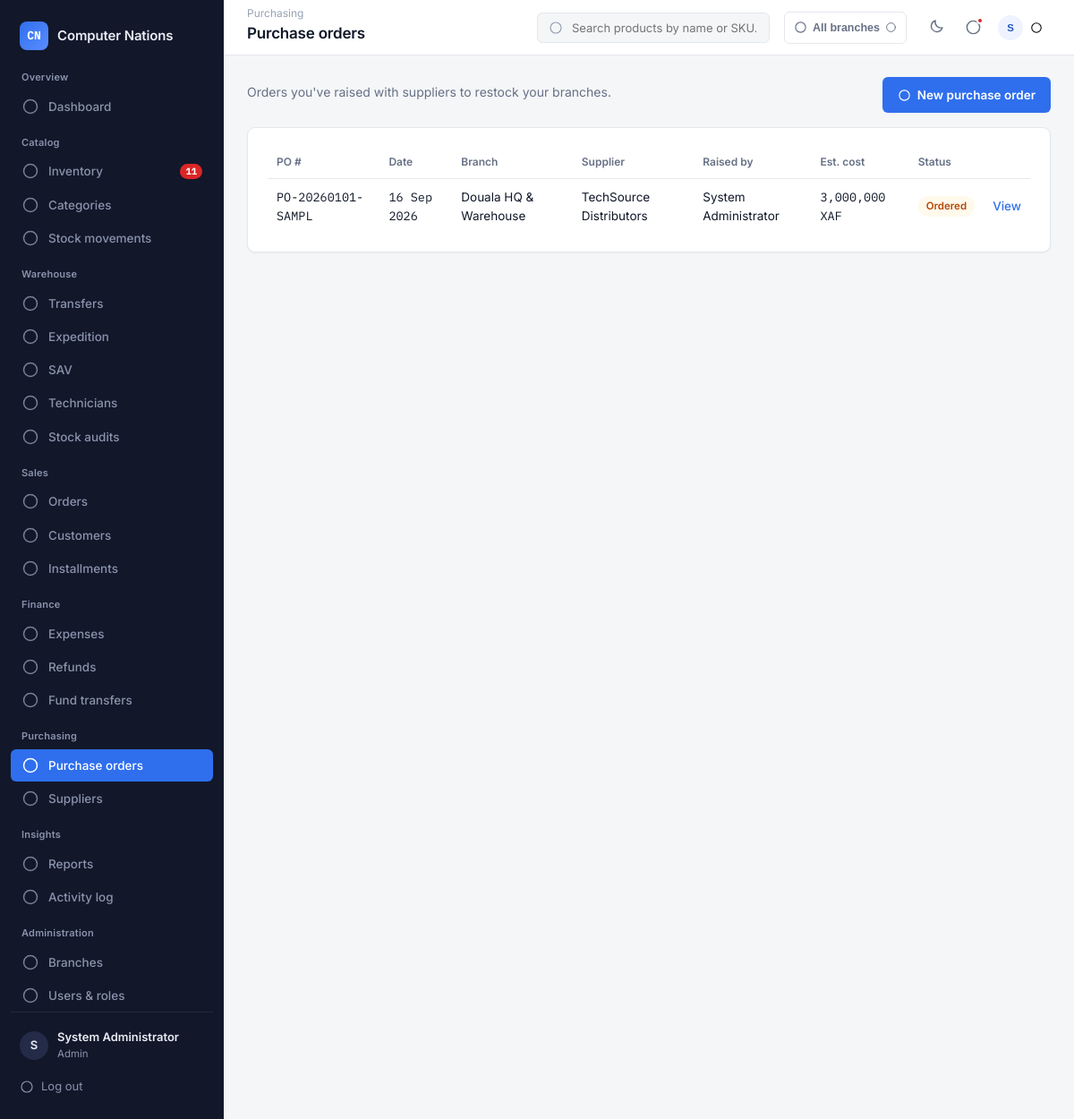
Screenshot of /modules/purchasing/index.php (signed in) with the database file from the repository.
### tables this page shows
CREATE TABLE purchase_orders (
    id INT AUTO_INCREMENT PRIMARY KEY,
    po_number VARCHAR(30) NOT NULL UNIQUE,
    branch_id INT NOT NULL,                 
    supplier_id INT NOT NULL,
    user_id INT NOT NULL,                   
    status ENUM('draft','ordered','partially_received','received','cancelled') NOT NULL DEFAULT 'draft',
    notes VARCHAR(255) DEFAULT NULL,
    received_by INT DEFAULT NULL,           
    cancelled_by INT DEFAULT NULL,
    created_at TIMESTAMP DEFAULT CURRENT_TIMESTAMP,
    received_at DATETIME DEFAULT NULL,
    FOREIGN KEY (branch_id) REFERENCES branches(id),
    FOREIGN KEY (supplier_id) REFERENCES suppliers(id),
    FOREIGN KEY (user_id) REFERENCES users(id)
);

CREATE TABLE users (
    id INT AUTO_INCREMENT PRIMARY KEY,
    full_name VARCHAR(100) NOT NULL,
    username VARCHAR(50) NOT NULL UNIQUE,
    email VARCHAR(120) NOT NULL UNIQUE,
    phone VARCHAR(30) DEFAULT NULL,
    password VARCHAR(255) NOT NULL,         
    role_id INT NOT NULL,
    branch_id INT DEFAULT NULL,
    avatar VARCHAR(255) DEFAULT NULL,
    status ENUM('active','suspended') NOT NULL DEFAULT 'active',
    reset_token_hash VARCHAR(255) DEFAULT NULL,    
    reset_token_expires DATETIME DEFAULT NULL,
    last_login DATETIME DEFAULT NULL,
    created_at TIMESTAMP DEFAULT CURRENT_TIMESTAMP,
    FOREIGN KEY (role_id) REFERENCES roles(id),
    FOREIGN KEY (branch_id) REFERENCES branches(id) ON DELETE SET NULL
);

CREATE TABLE branches (
    id INT AUTO_INCREMENT PRIMARY KEY,
    name VARCHAR(100) NOT NULL,
    town_id INT NOT NULL,
    address VARCHAR(255) DEFAULT NULL,
    phone VARCHAR(30) DEFAULT NULL,
    is_active TINYINT(1) NOT NULL DEFAULT 1,
    created_by INT DEFAULT NULL,
    created_at TIMESTAMP DEFAULT CURRENT_TIMESTAMP,
    FOREIGN KEY (town_id) REFERENCES towns(id)
);

CREATE TABLE suppliers (
    id INT AUTO_INCREMENT PRIMARY KEY,
    name VARCHAR(120) NOT NULL,
    contact_person VARCHAR(100) DEFAULT NULL,
    phone VARCHAR(30) DEFAULT NULL,
    email VARCHAR(120) DEFAULT NULL,
    address VARCHAR(255) DEFAULT NULL,
    created_by INT DEFAULT NULL,
    created_at TIMESTAMP DEFAULT CURRENT_TIMESTAMP
);

### includes/rbac.php (called while the page is built, shortened)
<?php
function hasPermission($slug) {
    return in_array($slug, $_SESSION['permissions'] ?? [], true);
}

### includes/functions.php (called while the page is built, shortened)
<?php
function clean($value) {
    return htmlspecialchars(trim($value ?? ''), ENT_QUOTES, 'UTF-8');
}
function currentUser() {
    return $_SESSION['user'] ?? null;
}
function formatMoney($amount) {
    return number_format((float)$amount, 0) . ' XAF';
}

### includes/branch_context.php (called while the page is built, shortened)
<?php
function userHomeBranchId() {
    return $_SESSION['user']['branch_id'] ?? null;
}
function isMultiBranchUser() {
    return userHomeBranchId() === null;
}
function currentBranchId() {
    return array_key_exists('current_branch_id', $_SESSION) ? $_SESSION['current_branch_id'] : null;
}
function getBranchLabel($branchId, $pdo) {
    static $cache = [];
    if ($branchId === null) return 'All branches';
    return $cache[$branchId];
}

### modules/purchasing/index.php (the view, shortened to what this page needs)
<?php
require_once __DIR__ . '/../../config/config.php';
require_once __DIR__ . '/../../includes/rbac.php';
$pageTitle = 'Purchase orders';
$branchId = currentBranchId();
$sql = "SELECT po.*, s.name AS supplier_name, u.full_name AS staff_name, b.name AS branch_name,
            (SELECT COALESCE(SUM(quantity_ordered * unit_cost),0) FROM purchase_order_items WHERE po_id = po.id) AS total_cost
     FROM purchase_orders po
     JOIN suppliers s ON s.id = po.supplier_id
     JOIN users u ON u.id = po.user_id
     JOIN branches b ON b.id = po.branch_id";
$params = [];
$sql .= " ORDER BY po.created_at DESC";
$stmt = $pdo->prepare($sql);
$stmt->execute($params);
$orders = $stmt->fetchAll();
require_once __DIR__ . '/../../includes/header.php';
?>
<div class="toolbar">
  <p class="muted">Orders you've raised with suppliers to restock <?= $branchId !== null ? clean(getBranchName($branchId, $pdo)) : 'your branches' ?>.</p>
  <?php if (hasPermission('purchasing.create')): ?>
    <a href="create.php" class="btn btn-primary"><?= icon('plus', 15) ?> New purchase order</a>
  <?php endif; ?>
</div>
<section class="panel">
  <?php if ($orders): ?>
  <div class="data-table-wrap">
  <table class="data-table">
    <thead><tr><th>PO #</th><th>Date</th><?= $branchId === null ? '<th>Branch</th>' : '' ?><th>Supplier</th><th>Raised by</th><th>Est. cost</th><th>Status</th><th></th></tr></thead>
    <tbody>
      <?php foreach ($orders as $po): ?>
      <tr>
        <td class="mono"><?= clean($po['po_number']) ?></td>
        <td class="mono"><?= date('d M Y', strtotime($po['created_at'])) ?></td>
        <?= $branchId === null ? '<td>' . clean($po['branch_name']) . '</td>' : '' ?>
        <td><?= clean($po['supplier_name']) ?></td>
        <td><?= clean($po['staff_name']) ?></td>
        <td class="mono"><?= formatMoney($po['total_cost']) ?></td>
        <td><span class="badge badge-<?= clean($po['status']) ?>"><?= clean(str_replace('_', ' ', $po['status'])) ?></span></td>
        <td class="row-actions"><a href="view.php?id=<?= (int)$po['id'] ?>" class="link">View</a></td>
      </tr>
      <?php endforeach; ?>
    </tbody>
  </table>
  </div>
  <?php else: ?>
    <p class="empty-state">No purchase orders yet.</p>
  <?php endif; ?>
</section>
<?php require_once __DIR__ . '/../../includes/footer.php'; ?>

### includes/header.php (shortened to what this page needs)
<?php
require_once __DIR__ . '/icons.php';
$user = currentUser();
$currentDir  = basename(dirname($_SERVER['SCRIPT_NAME']));
$activeBranchId = currentBranchId();
function navActive($dir, $matchDir) {
    return $dir === $matchDir ? 'nav-link active' : 'nav-link';
}
$notifCount = 0;
if (hasPermission('inventory.view')) {
    if ($activeBranchId !== null) {
        $stmt = $pdo->prepare(
            "SELECT p.id, p.name, p.sku, bs.quantity, bs.reorder_level FROM branch_stock bs
             JOIN products p ON p.id = bs.product_id
             WHERE bs.branch_id = ? AND bs.quantity <= bs.reorder_level AND p.status = 'active'
             ORDER BY bs.quantity ASC LIMIT 6"
        );
        $stmt->execute([$activeBranchId]);
        $notifItems = $stmt->fetchAll();
        $countStmt = $pdo->prepare(
            "SELECT COUNT(*) c FROM branch_stock bs JOIN products p ON p.id = bs.product_id
             WHERE bs.branch_id = ? AND bs.quantity <= bs.reorder_level AND p.status = 'active'"
        );
        $countStmt->execute([$activeBranchId]);
        $notifCount = $countStmt->fetch()['c'];
    } else {
        $notifCount = $pdo->query(
            "SELECT COUNT(*) c FROM branch_stock bs JOIN products p ON p.id = bs.product_id
             WHERE bs.quantity <= bs.reorder_level AND p.status = 'active'"
        )->fetch()['c'];
    }
}
?>
<!DOCTYPE html>
<html lang="en">
<head>
<link rel="stylesheet" href="<?= BASE_URL ?>assets/css/style.css">
</head>
<body>
<div class="app-shell">
  <aside class="sidebar" id="sidebar">
    <div class="sidebar-brand">
      <span class="brand-mark">CN</span>
      <span class="brand-name">Computer Nations</span>
    </div>
    <div class="sidebar-scroll">
      <div class="nav-group-label">Overview</div>
      <nav class="sidebar-nav">
        <a href="<?= BASE_URL ?>dashboard/index.php" class="<?= navActive($currentDir, 'dashboard') ?>">
          <?= icon('dashboard') ?> Dashboard
        </a>
      </nav>
      <?php if (hasPermission('inventory.view') || hasPermission('stock.view') || hasPermission('categories.manage')): ?>
      <div class="nav-group-label">Catalog</div>
      <nav class="sidebar-nav">
        <?php if (hasPermission('inventory.view')): ?>
        <a href="<?= BASE_URL ?>modules/inventory/index.php" class="<?= navActive($currentDir, 'inventory') ?>">
          <?= icon('inventory') ?> Inventory
          <?php if ($notifCount > 0): ?><span class="nav-badge"><?= $notifCount ?></span><?php endif; ?>
        </a>
        <?php endif; ?>
        <?php if (hasPermission('categories.manage')): ?>
        <a href="<?= BASE_URL ?>modules/categories/index.php" class="<?= navActive($currentDir, 'categories') ?>">
          <?= icon('categories') ?> Categories
        </a>
        <?php endif; ?>
        <?php if (hasPermission('stock.view')): ?>
        <a href="<?= BASE_URL ?>modules/stock/index.php" class="<?= navActive($currentDir, 'stock') ?>">
          <?= icon('stock') ?> Stock movements
        </a>
        <?php endif; ?>
      </nav>
      <?php endif; ?>
      <?php if (hasPermission('transfers.view') || hasPermission('expeditions.view') || hasPermission('sav.view') || hasPermission('sav.technician') || hasPermission('audit.view')): ?>
      <div class="nav-group-label">Warehouse</div>
      <nav class="sidebar-nav">
        <?php if (hasPermission('transfers.view')): ?>
        <a href="<?= BASE_URL ?>modules/transfers/index.php" class="<?= navActive($currentDir, 'transfers') ?>">
          <?= icon('transfer') ?> Transfers
        </a>
        <?php endif; ?>
        <?php if (hasPermission('expeditions.view')): ?>
        <a href="<?= BASE_URL ?>modules/expeditions/index.php" class="<?= navActive($currentDir, 'expeditions') ?>">
          <?= icon('purchasing') ?> Expedition
        </a>
        <?php endif; ?>
        <?php if (hasPermission('sav.view') || hasPermission('sav.technician')): ?>
        <a href="<?= BASE_URL ?>modules/sav/index.php" class="<?= navActive($currentDir, 'sav') ?>">
          <?= icon('warning') ?> SAV
        </a>
        <?php endif; ?>
        <?php if (hasPermission('sav.manage')): ?>
        <a href="<?= BASE_URL ?>modules/technicians/index.php" class="<?= navActive($currentDir, 'technicians') ?>">
          <?= icon('suppliers') ?> Technicians
        </a>
        <?php endif; ?>
        <?php if (hasPermission('audit.view')): ?>
        <a href="<?= BASE_URL ?>modules/audit/index.php" class="<?= navActive($currentDir, 'audit') ?>">
          <?= icon('reports') ?> Stock audits
        </a>
        <?php endif; ?>
      </nav>
      <?php endif; ?>
      <?php if (hasPermission('orders.view') || hasPermission('customers.view')): ?>
      <div class="nav-group-label">Sales</div>
      <nav class="sidebar-nav">
        <?php if (hasPermission('orders.view')): ?>
        <a href="<?= BASE_URL ?>modules/orders/index.php" class="<?= navActive($currentDir, 'orders') ?>">
          <?= icon('orders') ?> Orders
        </a>
        <?php endif; ?>
        <?php if (hasPermission('customers.view')): ?>
        <a href="<?= BASE_URL ?>modules/customers/index.php" class="<?= navActive($currentDir, 'customers') ?>">
          <?= icon('customers') ?> Customers
        </a>
        <?php endif; ?>
        <?php if (hasPermission('installments.view')): ?>
        <a href="<?= BASE_URL ?>modules/installments/index.php" class="<?= navActive($currentDir, 'installments') ?>">
          <?= icon('box-check') ?> Installments
        </a>
        <?php endif; ?>
      </nav>
      <?php endif; ?>
      <?php if (hasPermission('expenses.view') || hasPermission('refunds.view') || hasPermission('funds.view')): ?>
      <div class="nav-group-label">Finance</div>
      <nav class="sidebar-nav">
        <?php if (hasPermission('expenses.view')): ?>
        <a href="<?= BASE_URL ?>modules/expenses/index.php" class="<?= navActive($currentDir, 'expenses') ?>">
          <?= icon('purchasing') ?> Expenses
        </a>
        <?php endif; ?>
        <?php if (hasPermission('refunds.view')): ?>
        <a href="<?= BASE_URL ?>modules/refunds/index.php" class="<?= navActive($currentDir, 'refunds') ?>">
          <?= icon('transfer') ?> Refunds
        </a>
        <?php endif; ?>
        <?php if (hasPermission('funds.view')): ?>
        <a href="<?= BASE_URL ?>modules/funds/index.php" class="<?= navActive($currentDir, 'funds') ?>">
          <?= icon('reports') ?> Fund transfers
        </a>
        <?php endif; ?>
      </nav>
      <?php endif; ?>
      <?php if (hasPermission('purchasing.view') || hasPermission('suppliers.view')): ?>
      <div class="nav-group-label">Purchasing</div>
      <nav class="sidebar-nav">
        <?php if (hasPermission('purchasing.view')): ?>
        <a href="<?= BASE_URL ?>modules/purchasing/index.php" class="<?= navActive($currentDir, 'purchasing') ?>">
          <?= icon('purchasing') ?> Purchase orders
        </a>
        <?php endif; ?>
        <?php if (hasPermission('suppliers.view')): ?>
        <a href="<?= BASE_URL ?>modules/suppliers/index.php" class="<?= navActive($currentDir, 'suppliers') ?>">
          <?= icon('suppliers') ?> Suppliers
        </a>
        <?php endif; ?>
      </nav>
      <?php endif; ?>
      <?php if (hasPermission('reports.view') || hasPermission('activity.view')): ?>
      <div class="nav-group-label">Insights</div>
      <nav class="sidebar-nav">
        <?php if (hasPermission('reports.view')): ?>
        <a href="<?= BASE_URL ?>modules/reports/index.php" class="<?= navActive($currentDir, 'reports') ?>">
          <?= icon('reports') ?> Reports
        </a>
        <?php endif; ?>
        <?php if (hasPermission('activity.view')): ?>
        <a href="<?= BASE_URL ?>modules/activity/index.php" class="<?= navActive($currentDir, 'activity') ?>">
          <?= icon('activity') ?> Activity log
        </a>
        <?php endif; ?>
      </nav>
      <?php endif; ?>
      <?php if (hasPermission('users.manage')): ?>
      <div class="nav-group-label">Administration</div>
      <nav class="sidebar-nav">
        <?php if (hasPermission('branches.manage')): ?>
        <a href="<?= BASE_URL ?>modules/branches/index.php" class="<?= navActive($currentDir, 'branches') ?>">
          <?= icon('suppliers') ?> Branches
        </a>
        <?php endif; ?>
        <a href="<?= BASE_URL ?>modules/users/index.php" class="<?= navActive($currentDir, 'users') ?>">
          <?= icon('users') ?> Users &amp; roles
        </a>
      </nav>
      <?php endif; ?>
    </div>
    <div class="sidebar-footer">
      <div class="user-chip">
        <div class="user-avatar"><?= strtoupper(substr($user['full_name'], 0, 1)) ?></div>
        <div>
          <div class="user-name"><?= clean($user['full_name']) ?></div>
          <div class="user-role"><?= clean($user['role_name']) ?></div>
        </div>
      </div>
      <a href="<?= BASE_URL ?>auth/logout.php" class="logout-link"><?= icon('logout', 16) ?> Log out</a>
    </div>
  </aside>
  <div class="main-area">
    <header class="topbar">
      <div class="page-title-wrap">
        <?php if ($currentDir !== 'dashboard'): ?>
          <div class="breadcrumb"><?= ucfirst(str_replace('-', ' ', $currentDir)) ?></div>
        <?php endif; ?>
        <h1 class="page-title"><?= isset($pageTitle) ? clean($pageTitle) : 'Dashboard' ?></h1>
      </div>
      <form class="topbar-search" method="get" action="<?= BASE_URL ?>modules/inventory/index.php">
        <?= icon('search', 16) ?>
        <input type="text" name="q" placeholder="Search products by name or SKU...">
      </form>
      <?php if (isMultiBranchUser()): ?>
      <div class="dropdown">
        <button type="button" class="topbar-icon-btn dropdown-trigger" style="width:auto; padding:6px 10px; gap:6px; display:flex; align-items:center; border:1px solid var(--border); border-radius:var(--radius-sm);" aria-label="Switch branch">
          <?= icon('suppliers', 15) ?>
          <span class="small" style="font-weight:600;"><?= clean(getBranchLabel($activeBranchId, $pdo)) ?></span>
          <?= icon('chevron', 13) ?>
        </button>
      </div>
      <?php else: ?>
        <div class="small muted" style="white-space:nowrap;"><?= icon('suppliers', 14) ?> <?= clean(getBranchLabel($activeBranchId, $pdo)) ?></div>
      <?php endif; ?>
      <div class="topbar-actions">
        <button type="button" class="topbar-icon-btn" id="themeToggleBtn" aria-label="Toggle dark mode">
          <span id="themeToggleIcon"><?= icon('moon', 18) ?></span>
        </button>
        <?php if (hasPermission('inventory.view')): ?>
        <div class="dropdown">
          <button type="button" class="topbar-icon-btn dropdown-trigger" aria-label="Notifications">
            <?= icon('bell', 19) ?>
            <?php if ($notifCount > 0): ?><span class="dot-badge"></span><?php endif; ?>
          </button>
        </div>
        <?php endif; ?>
        <div class="dropdown">
          <button type="button" class="user-menu-trigger dropdown-trigger">
            <div class="user-avatar"><?= strtoupper(substr($user['full_name'], 0, 1)) ?></div>
            <?= icon('chevron', 14) ?>
          </button>
        </div>
      </div>
    </header>
    <main class="content">

### rows the page displays
purchase_orders: user.full_name "S", user.full_name "System Administrator", po_number "PO-20260101-SAMPL", created_at "16 Sep 2026", branch.name "Douala HQ & Warehouse", supplier.name "TechSource Distributors", total_cost "3,000,000 XAF", status "Ordered"

### other values shown
$notifCount "11"
$user['role_name'] "Admin"
str_replace('-', ' ', $currentDir) "Purchasing"
$pageTitle "Purchase orders"
getBranchLabel($activeBranchId, $pdo) "All branches"
